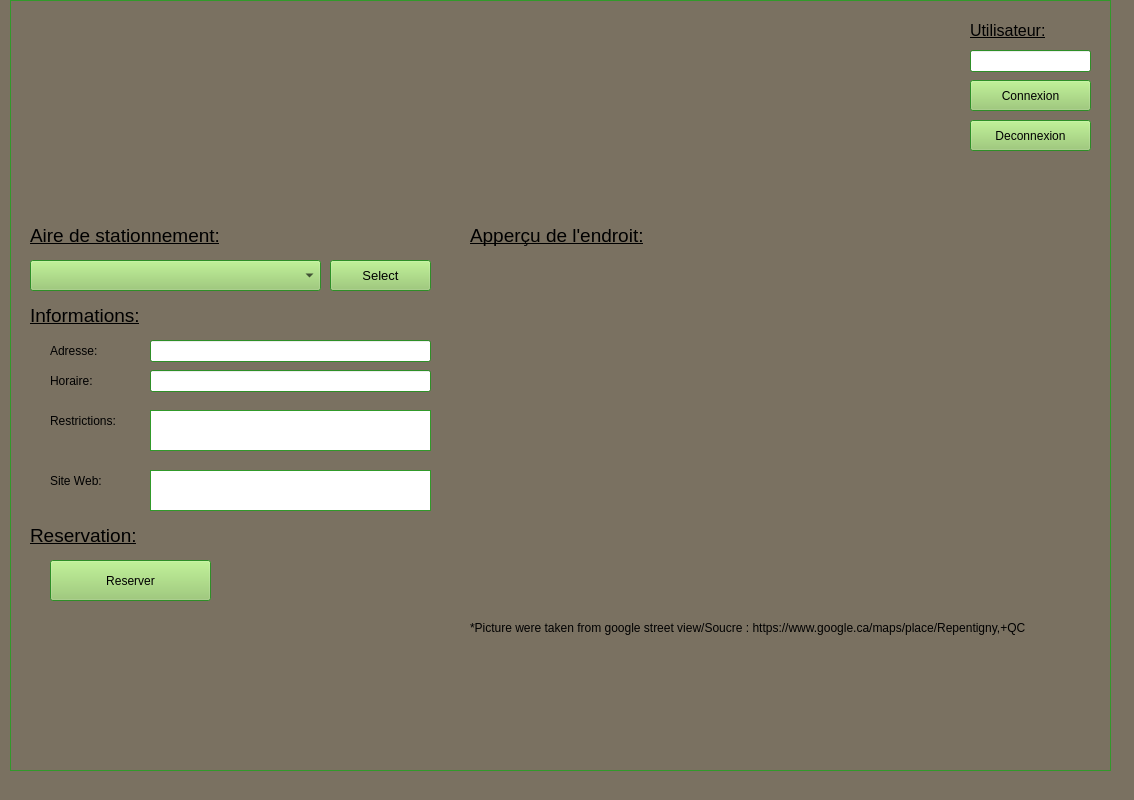
<?xml version="1.0" encoding="UTF-8"?>
<ui version="4.0">
 <class>MainWindow</class>
 <widget class="QMainWindow" name="MainWindow">
  <property name="geometry">
   <rect>
    <x>0</x>
    <y>0</y>
    <width>1134</width>
    <height>800</height>
   </rect>
  </property>
  <property name="palette">
   <palette>
    <active>
     <colorrole role="WindowText">
      <brush brushstyle="SolidPattern">
       <color alpha="255">
        <red>0</red>
        <green>0</green>
        <blue>0</blue>
       </color>
      </brush>
     </colorrole>
     <colorrole role="Button">
      <brush brushstyle="SolidPattern">
       <color alpha="255">
        <red>200</red>
        <green>197</green>
        <blue>199</blue>
       </color>
      </brush>
     </colorrole>
     <colorrole role="Light">
      <brush brushstyle="SolidPattern">
       <color alpha="255">
        <red>255</red>
        <green>255</green>
        <blue>255</blue>
       </color>
      </brush>
     </colorrole>
     <colorrole role="Midlight">
      <brush brushstyle="SolidPattern">
       <color alpha="255">
        <red>255</red>
        <green>255</green>
        <blue>255</blue>
       </color>
      </brush>
     </colorrole>
     <colorrole role="Dark">
      <brush brushstyle="SolidPattern">
       <color alpha="255">
        <red>255</red>
        <green>255</green>
        <blue>255</blue>
       </color>
      </brush>
     </colorrole>
     <colorrole role="Mid">
      <brush brushstyle="SolidPattern">
       <color alpha="255">
        <red>255</red>
        <green>255</green>
        <blue>255</blue>
       </color>
      </brush>
     </colorrole>
     <colorrole role="Text">
      <brush brushstyle="SolidPattern">
       <color alpha="255">
        <red>0</red>
        <green>0</green>
        <blue>0</blue>
       </color>
      </brush>
     </colorrole>
     <colorrole role="BrightText">
      <brush brushstyle="SolidPattern">
       <color alpha="255">
        <red>0</red>
        <green>0</green>
        <blue>0</blue>
       </color>
      </brush>
     </colorrole>
     <colorrole role="ButtonText">
      <brush brushstyle="SolidPattern">
       <color alpha="255">
        <red>0</red>
        <green>0</green>
        <blue>0</blue>
       </color>
      </brush>
     </colorrole>
     <colorrole role="Base">
      <brush brushstyle="SolidPattern">
       <color alpha="255">
        <red>255</red>
        <green>255</green>
        <blue>255</blue>
       </color>
      </brush>
     </colorrole>
     <colorrole role="Window">
      <brush brushstyle="SolidPattern">
       <color alpha="255">
        <red>122</red>
        <green>113</green>
        <blue>97</blue>
       </color>
      </brush>
     </colorrole>
     <colorrole role="Shadow">
      <brush brushstyle="SolidPattern">
       <color alpha="255">
        <red>255</red>
        <green>255</green>
        <blue>255</blue>
       </color>
      </brush>
     </colorrole>
     <colorrole role="Highlight">
      <brush brushstyle="SolidPattern">
       <color alpha="255">
        <red>255</red>
        <green>255</green>
        <blue>255</blue>
       </color>
      </brush>
     </colorrole>
     <colorrole role="HighlightedText">
      <brush brushstyle="SolidPattern">
       <color alpha="255">
        <red>255</red>
        <green>255</green>
        <blue>255</blue>
       </color>
      </brush>
     </colorrole>
     <colorrole role="Link">
      <brush brushstyle="SolidPattern">
       <color alpha="255">
        <red>0</red>
        <green>85</green>
        <blue>255</blue>
       </color>
      </brush>
     </colorrole>
     <colorrole role="LinkVisited">
      <brush brushstyle="SolidPattern">
       <color alpha="255">
        <red>255</red>
        <green>0</green>
        <blue>255</blue>
       </color>
      </brush>
     </colorrole>
     <colorrole role="AlternateBase">
      <brush brushstyle="SolidPattern">
       <color alpha="255">
        <red>138</red>
        <green>247</green>
        <blue>138</blue>
       </color>
      </brush>
     </colorrole>
     <colorrole role="NoRole">
      <brush brushstyle="SolidPattern">
       <color alpha="255">
        <red>255</red>
        <green>255</green>
        <blue>255</blue>
       </color>
      </brush>
     </colorrole>
     <colorrole role="ToolTipBase">
      <brush brushstyle="SolidPattern">
       <color alpha="255">
        <red>255</red>
        <green>255</green>
        <blue>255</blue>
       </color>
      </brush>
     </colorrole>
     <colorrole role="ToolTipText">
      <brush brushstyle="SolidPattern">
       <color alpha="255">
        <red>255</red>
        <green>255</green>
        <blue>255</blue>
       </color>
      </brush>
     </colorrole>
    </active>
    <inactive>
     <colorrole role="WindowText">
      <brush brushstyle="SolidPattern">
       <color alpha="255">
        <red>0</red>
        <green>0</green>
        <blue>0</blue>
       </color>
      </brush>
     </colorrole>
     <colorrole role="Button">
      <brush brushstyle="SolidPattern">
       <color alpha="255">
        <red>200</red>
        <green>197</green>
        <blue>199</blue>
       </color>
      </brush>
     </colorrole>
     <colorrole role="Light">
      <brush brushstyle="SolidPattern">
       <color alpha="255">
        <red>255</red>
        <green>255</green>
        <blue>255</blue>
       </color>
      </brush>
     </colorrole>
     <colorrole role="Midlight">
      <brush brushstyle="SolidPattern">
       <color alpha="255">
        <red>255</red>
        <green>255</green>
        <blue>255</blue>
       </color>
      </brush>
     </colorrole>
     <colorrole role="Dark">
      <brush brushstyle="SolidPattern">
       <color alpha="255">
        <red>255</red>
        <green>255</green>
        <blue>255</blue>
       </color>
      </brush>
     </colorrole>
     <colorrole role="Mid">
      <brush brushstyle="SolidPattern">
       <color alpha="255">
        <red>255</red>
        <green>255</green>
        <blue>255</blue>
       </color>
      </brush>
     </colorrole>
     <colorrole role="Text">
      <brush brushstyle="SolidPattern">
       <color alpha="255">
        <red>0</red>
        <green>0</green>
        <blue>0</blue>
       </color>
      </brush>
     </colorrole>
     <colorrole role="BrightText">
      <brush brushstyle="SolidPattern">
       <color alpha="255">
        <red>0</red>
        <green>0</green>
        <blue>0</blue>
       </color>
      </brush>
     </colorrole>
     <colorrole role="ButtonText">
      <brush brushstyle="SolidPattern">
       <color alpha="255">
        <red>0</red>
        <green>0</green>
        <blue>0</blue>
       </color>
      </brush>
     </colorrole>
     <colorrole role="Base">
      <brush brushstyle="SolidPattern">
       <color alpha="255">
        <red>255</red>
        <green>255</green>
        <blue>255</blue>
       </color>
      </brush>
     </colorrole>
     <colorrole role="Window">
      <brush brushstyle="SolidPattern">
       <color alpha="255">
        <red>122</red>
        <green>113</green>
        <blue>97</blue>
       </color>
      </brush>
     </colorrole>
     <colorrole role="Shadow">
      <brush brushstyle="SolidPattern">
       <color alpha="255">
        <red>255</red>
        <green>255</green>
        <blue>255</blue>
       </color>
      </brush>
     </colorrole>
     <colorrole role="Highlight">
      <brush brushstyle="SolidPattern">
       <color alpha="255">
        <red>255</red>
        <green>255</green>
        <blue>255</blue>
       </color>
      </brush>
     </colorrole>
     <colorrole role="HighlightedText">
      <brush brushstyle="SolidPattern">
       <color alpha="255">
        <red>255</red>
        <green>255</green>
        <blue>255</blue>
       </color>
      </brush>
     </colorrole>
     <colorrole role="Link">
      <brush brushstyle="SolidPattern">
       <color alpha="255">
        <red>0</red>
        <green>85</green>
        <blue>255</blue>
       </color>
      </brush>
     </colorrole>
     <colorrole role="LinkVisited">
      <brush brushstyle="SolidPattern">
       <color alpha="255">
        <red>255</red>
        <green>0</green>
        <blue>255</blue>
       </color>
      </brush>
     </colorrole>
     <colorrole role="AlternateBase">
      <brush brushstyle="SolidPattern">
       <color alpha="255">
        <red>138</red>
        <green>247</green>
        <blue>138</blue>
       </color>
      </brush>
     </colorrole>
     <colorrole role="NoRole">
      <brush brushstyle="SolidPattern">
       <color alpha="255">
        <red>255</red>
        <green>255</green>
        <blue>255</blue>
       </color>
      </brush>
     </colorrole>
     <colorrole role="ToolTipBase">
      <brush brushstyle="SolidPattern">
       <color alpha="255">
        <red>255</red>
        <green>255</green>
        <blue>255</blue>
       </color>
      </brush>
     </colorrole>
     <colorrole role="ToolTipText">
      <brush brushstyle="SolidPattern">
       <color alpha="255">
        <red>255</red>
        <green>255</green>
        <blue>255</blue>
       </color>
      </brush>
     </colorrole>
    </inactive>
    <disabled>
     <colorrole role="WindowText">
      <brush brushstyle="SolidPattern">
       <color alpha="255">
        <red>255</red>
        <green>255</green>
        <blue>255</blue>
       </color>
      </brush>
     </colorrole>
     <colorrole role="Button">
      <brush brushstyle="SolidPattern">
       <color alpha="255">
        <red>200</red>
        <green>197</green>
        <blue>199</blue>
       </color>
      </brush>
     </colorrole>
     <colorrole role="Light">
      <brush brushstyle="SolidPattern">
       <color alpha="255">
        <red>255</red>
        <green>255</green>
        <blue>255</blue>
       </color>
      </brush>
     </colorrole>
     <colorrole role="Midlight">
      <brush brushstyle="SolidPattern">
       <color alpha="255">
        <red>255</red>
        <green>255</green>
        <blue>255</blue>
       </color>
      </brush>
     </colorrole>
     <colorrole role="Dark">
      <brush brushstyle="SolidPattern">
       <color alpha="255">
        <red>255</red>
        <green>255</green>
        <blue>255</blue>
       </color>
      </brush>
     </colorrole>
     <colorrole role="Mid">
      <brush brushstyle="SolidPattern">
       <color alpha="255">
        <red>255</red>
        <green>255</green>
        <blue>255</blue>
       </color>
      </brush>
     </colorrole>
     <colorrole role="Text">
      <brush brushstyle="SolidPattern">
       <color alpha="255">
        <red>255</red>
        <green>255</green>
        <blue>255</blue>
       </color>
      </brush>
     </colorrole>
     <colorrole role="BrightText">
      <brush brushstyle="SolidPattern">
       <color alpha="255">
        <red>0</red>
        <green>0</green>
        <blue>0</blue>
       </color>
      </brush>
     </colorrole>
     <colorrole role="ButtonText">
      <brush brushstyle="SolidPattern">
       <color alpha="255">
        <red>255</red>
        <green>255</green>
        <blue>255</blue>
       </color>
      </brush>
     </colorrole>
     <colorrole role="Base">
      <brush brushstyle="SolidPattern">
       <color alpha="255">
        <red>122</red>
        <green>113</green>
        <blue>97</blue>
       </color>
      </brush>
     </colorrole>
     <colorrole role="Window">
      <brush brushstyle="SolidPattern">
       <color alpha="255">
        <red>122</red>
        <green>113</green>
        <blue>97</blue>
       </color>
      </brush>
     </colorrole>
     <colorrole role="Shadow">
      <brush brushstyle="SolidPattern">
       <color alpha="255">
        <red>255</red>
        <green>255</green>
        <blue>255</blue>
       </color>
      </brush>
     </colorrole>
     <colorrole role="Highlight">
      <brush brushstyle="SolidPattern">
       <color alpha="255">
        <red>0</red>
        <green>170</green>
        <blue>0</blue>
       </color>
      </brush>
     </colorrole>
     <colorrole role="HighlightedText">
      <brush brushstyle="SolidPattern">
       <color alpha="255">
        <red>255</red>
        <green>255</green>
        <blue>255</blue>
       </color>
      </brush>
     </colorrole>
     <colorrole role="Link">
      <brush brushstyle="SolidPattern">
       <color alpha="255">
        <red>0</red>
        <green>85</green>
        <blue>255</blue>
       </color>
      </brush>
     </colorrole>
     <colorrole role="LinkVisited">
      <brush brushstyle="SolidPattern">
       <color alpha="255">
        <red>255</red>
        <green>0</green>
        <blue>255</blue>
       </color>
      </brush>
     </colorrole>
     <colorrole role="AlternateBase">
      <brush brushstyle="SolidPattern">
       <color alpha="255">
        <red>22</red>
        <green>240</green>
        <blue>22</blue>
       </color>
      </brush>
     </colorrole>
     <colorrole role="NoRole">
      <brush brushstyle="SolidPattern">
       <color alpha="255">
        <red>255</red>
        <green>255</green>
        <blue>255</blue>
       </color>
      </brush>
     </colorrole>
     <colorrole role="ToolTipBase">
      <brush brushstyle="SolidPattern">
       <color alpha="255">
        <red>255</red>
        <green>255</green>
        <blue>255</blue>
       </color>
      </brush>
     </colorrole>
     <colorrole role="ToolTipText">
      <brush brushstyle="SolidPattern">
       <color alpha="255">
        <red>255</red>
        <green>255</green>
        <blue>255</blue>
       </color>
      </brush>
     </colorrole>
    </disabled>
   </palette>
  </property>
  <property name="windowTitle">
   <string>MainWindow</string>
  </property>
  <widget class="QWidget" name="centralWidget">
   <widget class="QFrame" name="frame">
    <property name="geometry">
     <rect>
      <x>10</x>
      <y>0</y>
      <width>1101</width>
      <height>771</height>
     </rect>
    </property>
    <property name="palette">
     <palette>
      <active>
       <colorrole role="WindowText">
        <brush brushstyle="SolidPattern">
         <color alpha="255">
          <red>0</red>
          <green>0</green>
          <blue>0</blue>
         </color>
        </brush>
       </colorrole>
       <colorrole role="Button">
        <brush brushstyle="SolidPattern">
         <color alpha="255">
          <red>145</red>
          <green>200</green>
          <blue>102</blue>
         </color>
        </brush>
       </colorrole>
       <colorrole role="Light">
        <brush brushstyle="SolidPattern">
         <color alpha="255">
          <red>210</red>
          <green>255</green>
          <blue>175</blue>
         </color>
        </brush>
       </colorrole>
       <colorrole role="Midlight">
        <brush brushstyle="SolidPattern">
         <color alpha="255">
          <red>177</red>
          <green>227</green>
          <blue>138</blue>
         </color>
        </brush>
       </colorrole>
       <colorrole role="Dark">
        <brush brushstyle="SolidPattern">
         <color alpha="255">
          <red>72</red>
          <green>100</green>
          <blue>51</blue>
         </color>
        </brush>
       </colorrole>
       <colorrole role="Mid">
        <brush brushstyle="SolidPattern">
         <color alpha="255">
          <red>97</red>
          <green>133</green>
          <blue>68</blue>
         </color>
        </brush>
       </colorrole>
       <colorrole role="Text">
        <brush brushstyle="SolidPattern">
         <color alpha="255">
          <red>0</red>
          <green>0</green>
          <blue>0</blue>
         </color>
        </brush>
       </colorrole>
       <colorrole role="BrightText">
        <brush brushstyle="SolidPattern">
         <color alpha="255">
          <red>255</red>
          <green>255</green>
          <blue>255</blue>
         </color>
        </brush>
       </colorrole>
       <colorrole role="ButtonText">
        <brush brushstyle="SolidPattern">
         <color alpha="255">
          <red>0</red>
          <green>0</green>
          <blue>0</blue>
         </color>
        </brush>
       </colorrole>
       <colorrole role="Base">
        <brush brushstyle="SolidPattern">
         <color alpha="255">
          <red>255</red>
          <green>255</green>
          <blue>255</blue>
         </color>
        </brush>
       </colorrole>
       <colorrole role="Window">
        <brush brushstyle="SolidPattern">
         <color alpha="255">
          <red>64</red>
          <green>200</green>
          <blue>54</blue>
         </color>
        </brush>
       </colorrole>
       <colorrole role="Shadow">
        <brush brushstyle="SolidPattern">
         <color alpha="255">
          <red>44</red>
          <green>200</green>
          <blue>54</blue>
         </color>
        </brush>
       </colorrole>
       <colorrole role="AlternateBase">
        <brush brushstyle="SolidPattern">
         <color alpha="255">
          <red>200</red>
          <green>227</green>
          <blue>178</blue>
         </color>
        </brush>
       </colorrole>
       <colorrole role="ToolTipBase">
        <brush brushstyle="SolidPattern">
         <color alpha="255">
          <red>255</red>
          <green>255</green>
          <blue>220</blue>
         </color>
        </brush>
       </colorrole>
       <colorrole role="ToolTipText">
        <brush brushstyle="SolidPattern">
         <color alpha="255">
          <red>0</red>
          <green>0</green>
          <blue>0</blue>
         </color>
        </brush>
       </colorrole>
      </active>
      <inactive>
       <colorrole role="WindowText">
        <brush brushstyle="SolidPattern">
         <color alpha="255">
          <red>0</red>
          <green>0</green>
          <blue>0</blue>
         </color>
        </brush>
       </colorrole>
       <colorrole role="Button">
        <brush brushstyle="SolidPattern">
         <color alpha="255">
          <red>145</red>
          <green>200</green>
          <blue>102</blue>
         </color>
        </brush>
       </colorrole>
       <colorrole role="Light">
        <brush brushstyle="SolidPattern">
         <color alpha="255">
          <red>210</red>
          <green>255</green>
          <blue>175</blue>
         </color>
        </brush>
       </colorrole>
       <colorrole role="Midlight">
        <brush brushstyle="SolidPattern">
         <color alpha="255">
          <red>177</red>
          <green>227</green>
          <blue>138</blue>
         </color>
        </brush>
       </colorrole>
       <colorrole role="Dark">
        <brush brushstyle="SolidPattern">
         <color alpha="255">
          <red>72</red>
          <green>100</green>
          <blue>51</blue>
         </color>
        </brush>
       </colorrole>
       <colorrole role="Mid">
        <brush brushstyle="SolidPattern">
         <color alpha="255">
          <red>97</red>
          <green>133</green>
          <blue>68</blue>
         </color>
        </brush>
       </colorrole>
       <colorrole role="Text">
        <brush brushstyle="SolidPattern">
         <color alpha="255">
          <red>0</red>
          <green>0</green>
          <blue>0</blue>
         </color>
        </brush>
       </colorrole>
       <colorrole role="BrightText">
        <brush brushstyle="SolidPattern">
         <color alpha="255">
          <red>255</red>
          <green>255</green>
          <blue>255</blue>
         </color>
        </brush>
       </colorrole>
       <colorrole role="ButtonText">
        <brush brushstyle="SolidPattern">
         <color alpha="255">
          <red>0</red>
          <green>0</green>
          <blue>0</blue>
         </color>
        </brush>
       </colorrole>
       <colorrole role="Base">
        <brush brushstyle="SolidPattern">
         <color alpha="255">
          <red>255</red>
          <green>255</green>
          <blue>255</blue>
         </color>
        </brush>
       </colorrole>
       <colorrole role="Window">
        <brush brushstyle="SolidPattern">
         <color alpha="255">
          <red>64</red>
          <green>200</green>
          <blue>54</blue>
         </color>
        </brush>
       </colorrole>
       <colorrole role="Shadow">
        <brush brushstyle="SolidPattern">
         <color alpha="255">
          <red>44</red>
          <green>200</green>
          <blue>54</blue>
         </color>
        </brush>
       </colorrole>
       <colorrole role="AlternateBase">
        <brush brushstyle="SolidPattern">
         <color alpha="255">
          <red>200</red>
          <green>227</green>
          <blue>178</blue>
         </color>
        </brush>
       </colorrole>
       <colorrole role="ToolTipBase">
        <brush brushstyle="SolidPattern">
         <color alpha="255">
          <red>255</red>
          <green>255</green>
          <blue>220</blue>
         </color>
        </brush>
       </colorrole>
       <colorrole role="ToolTipText">
        <brush brushstyle="SolidPattern">
         <color alpha="255">
          <red>0</red>
          <green>0</green>
          <blue>0</blue>
         </color>
        </brush>
       </colorrole>
      </inactive>
      <disabled>
       <colorrole role="WindowText">
        <brush brushstyle="SolidPattern">
         <color alpha="255">
          <red>72</red>
          <green>100</green>
          <blue>51</blue>
         </color>
        </brush>
       </colorrole>
       <colorrole role="Button">
        <brush brushstyle="SolidPattern">
         <color alpha="255">
          <red>145</red>
          <green>200</green>
          <blue>102</blue>
         </color>
        </brush>
       </colorrole>
       <colorrole role="Light">
        <brush brushstyle="SolidPattern">
         <color alpha="255">
          <red>210</red>
          <green>255</green>
          <blue>175</blue>
         </color>
        </brush>
       </colorrole>
       <colorrole role="Midlight">
        <brush brushstyle="SolidPattern">
         <color alpha="255">
          <red>177</red>
          <green>227</green>
          <blue>138</blue>
         </color>
        </brush>
       </colorrole>
       <colorrole role="Dark">
        <brush brushstyle="SolidPattern">
         <color alpha="255">
          <red>72</red>
          <green>100</green>
          <blue>51</blue>
         </color>
        </brush>
       </colorrole>
       <colorrole role="Mid">
        <brush brushstyle="SolidPattern">
         <color alpha="255">
          <red>97</red>
          <green>133</green>
          <blue>68</blue>
         </color>
        </brush>
       </colorrole>
       <colorrole role="Text">
        <brush brushstyle="SolidPattern">
         <color alpha="255">
          <red>72</red>
          <green>100</green>
          <blue>51</blue>
         </color>
        </brush>
       </colorrole>
       <colorrole role="BrightText">
        <brush brushstyle="SolidPattern">
         <color alpha="255">
          <red>255</red>
          <green>255</green>
          <blue>255</blue>
         </color>
        </brush>
       </colorrole>
       <colorrole role="ButtonText">
        <brush brushstyle="SolidPattern">
         <color alpha="255">
          <red>72</red>
          <green>100</green>
          <blue>51</blue>
         </color>
        </brush>
       </colorrole>
       <colorrole role="Base">
        <brush brushstyle="SolidPattern">
         <color alpha="255">
          <red>64</red>
          <green>200</green>
          <blue>54</blue>
         </color>
        </brush>
       </colorrole>
       <colorrole role="Window">
        <brush brushstyle="SolidPattern">
         <color alpha="255">
          <red>64</red>
          <green>200</green>
          <blue>54</blue>
         </color>
        </brush>
       </colorrole>
       <colorrole role="Shadow">
        <brush brushstyle="SolidPattern">
         <color alpha="255">
          <red>44</red>
          <green>200</green>
          <blue>54</blue>
         </color>
        </brush>
       </colorrole>
       <colorrole role="AlternateBase">
        <brush brushstyle="SolidPattern">
         <color alpha="255">
          <red>145</red>
          <green>200</green>
          <blue>102</blue>
         </color>
        </brush>
       </colorrole>
       <colorrole role="ToolTipBase">
        <brush brushstyle="SolidPattern">
         <color alpha="255">
          <red>255</red>
          <green>255</green>
          <blue>220</blue>
         </color>
        </brush>
       </colorrole>
       <colorrole role="ToolTipText">
        <brush brushstyle="SolidPattern">
         <color alpha="255">
          <red>0</red>
          <green>0</green>
          <blue>0</blue>
         </color>
        </brush>
       </colorrole>
      </disabled>
     </palette>
    </property>
    <property name="acceptDrops">
     <bool>false</bool>
    </property>
    <property name="frameShape">
     <enum>QFrame::StyledPanel</enum>
    </property>
    <property name="frameShadow">
     <enum>QFrame::Raised</enum>
    </property>
    <widget class="QLabel" name="label">
     <property name="geometry">
      <rect>
       <x>20</x>
       <y>220</y>
       <width>241</width>
       <height>31</height>
      </rect>
     </property>
     <property name="font">
      <font>
       <pointsize>14</pointsize>
       <underline>true</underline>
      </font>
     </property>
     <property name="text">
      <string>Aire de stationnement:</string>
     </property>
    </widget>
    <widget class="QComboBox" name="comboBox">
     <property name="enabled">
      <bool>true</bool>
     </property>
     <property name="geometry">
      <rect>
       <x>20</x>
       <y>260</y>
       <width>291</width>
       <height>31</height>
      </rect>
     </property>
     <property name="editable">
      <bool>false</bool>
     </property>
    </widget>
    <widget class="QLabel" name="label_2">
     <property name="geometry">
      <rect>
       <x>20</x>
       <y>300</y>
       <width>141</width>
       <height>31</height>
      </rect>
     </property>
     <property name="font">
      <font>
       <pointsize>14</pointsize>
       <underline>true</underline>
      </font>
     </property>
     <property name="text">
      <string>Informations:</string>
     </property>
    </widget>
    <widget class="QLabel" name="label_3">
     <property name="geometry">
      <rect>
       <x>40</x>
       <y>340</y>
       <width>61</width>
       <height>21</height>
      </rect>
     </property>
     <property name="font">
      <font>
       <pointsize>9</pointsize>
      </font>
     </property>
     <property name="text">
      <string>Adresse:</string>
     </property>
    </widget>
    <widget class="QLabel" name="label_4">
     <property name="geometry">
      <rect>
       <x>40</x>
       <y>370</y>
       <width>61</width>
       <height>21</height>
      </rect>
     </property>
     <property name="font">
      <font>
       <pointsize>9</pointsize>
      </font>
     </property>
     <property name="text">
      <string>Horaire:</string>
     </property>
    </widget>
    <widget class="QLabel" name="label_5">
     <property name="geometry">
      <rect>
       <x>40</x>
       <y>410</y>
       <width>91</width>
       <height>21</height>
      </rect>
     </property>
     <property name="font">
      <font>
       <pointsize>9</pointsize>
      </font>
     </property>
     <property name="text">
      <string>Restrictions:</string>
     </property>
    </widget>
    <widget class="QLabel" name="label_6">
     <property name="geometry">
      <rect>
       <x>40</x>
       <y>470</y>
       <width>61</width>
       <height>21</height>
      </rect>
     </property>
     <property name="font">
      <font>
       <pointsize>9</pointsize>
      </font>
     </property>
     <property name="text">
      <string>Site Web:</string>
     </property>
    </widget>
    <widget class="QLabel" name="label_7">
     <property name="geometry">
      <rect>
       <x>20</x>
       <y>520</y>
       <width>141</width>
       <height>31</height>
      </rect>
     </property>
     <property name="font">
      <font>
       <pointsize>14</pointsize>
       <underline>true</underline>
      </font>
     </property>
     <property name="text">
      <string>Reservation:</string>
     </property>
    </widget>
    <widget class="QLineEdit" name="lineEdit_Adresse">
     <property name="geometry">
      <rect>
       <x>140</x>
       <y>340</y>
       <width>281</width>
       <height>22</height>
      </rect>
     </property>
     <property name="readOnly">
      <bool>true</bool>
     </property>
    </widget>
    <widget class="QLineEdit" name="lineEdit_Horaire">
     <property name="geometry">
      <rect>
       <x>140</x>
       <y>370</y>
       <width>281</width>
       <height>22</height>
      </rect>
     </property>
     <property name="readOnly">
      <bool>true</bool>
     </property>
    </widget>
    <widget class="QPushButton" name="pushButton_Reservation">
     <property name="geometry">
      <rect>
       <x>40</x>
       <y>560</y>
       <width>161</width>
       <height>41</height>
      </rect>
     </property>
     <property name="font">
      <font>
       <pointsize>9</pointsize>
      </font>
     </property>
     <property name="text">
      <string>Reserver</string>
     </property>
    </widget>
    <widget class="QLabel" name="label_9">
     <property name="geometry">
      <rect>
       <x>460</x>
       <y>220</y>
       <width>221</width>
       <height>31</height>
      </rect>
     </property>
     <property name="font">
      <font>
       <pointsize>14</pointsize>
       <underline>true</underline>
      </font>
     </property>
     <property name="text">
      <string>Apperçu de l'endroit:</string>
     </property>
    </widget>
    <widget class="QLabel" name="label_10">
     <property name="geometry">
      <rect>
       <x>960</x>
       <y>20</y>
       <width>111</width>
       <height>21</height>
      </rect>
     </property>
     <property name="font">
      <font>
       <pointsize>12</pointsize>
       <underline>true</underline>
      </font>
     </property>
     <property name="text">
      <string>Utilisateur:</string>
     </property>
    </widget>
    <widget class="QLineEdit" name="lineEdit_Utilisateur">
     <property name="geometry">
      <rect>
       <x>960</x>
       <y>50</y>
       <width>121</width>
       <height>22</height>
      </rect>
     </property>
     <property name="readOnly">
      <bool>true</bool>
     </property>
    </widget>
    <widget class="QLabel" name="label_repentigny">
     <property name="geometry">
      <rect>
       <x>10</x>
       <y>20</y>
       <width>911</width>
       <height>191</height>
      </rect>
     </property>
     <property name="text">
      <string/>
     </property>
     <property name="pixmap">
      <pixmap>Bandeau_Repentigny.jpg</pixmap>
     </property>
     <property name="scaledContents">
      <bool>true</bool>
     </property>
    </widget>
    <widget class="QLabel" name="label_pub">
     <property name="geometry">
      <rect>
       <x>200</x>
       <y>650</y>
       <width>711</width>
       <height>111</height>
      </rect>
     </property>
     <property name="text">
      <string/>
     </property>
     <property name="pixmap">
      <pixmap>HackPub.png</pixmap>
     </property>
     <property name="scaledContents">
      <bool>true</bool>
     </property>
    </widget>
    <widget class="QPushButton" name="pushButton_Deconnexion">
     <property name="geometry">
      <rect>
       <x>960</x>
       <y>120</y>
       <width>121</width>
       <height>31</height>
      </rect>
     </property>
     <property name="font">
      <font>
       <pointsize>9</pointsize>
      </font>
     </property>
     <property name="text">
      <string>Deconnexion</string>
     </property>
    </widget>
    <widget class="QLabel" name="label_Appercu">
     <property name="geometry">
      <rect>
       <x>460</x>
       <y>260</y>
       <width>581</width>
       <height>351</height>
      </rect>
     </property>
     <property name="text">
      <string/>
     </property>
     <property name="scaledContents">
      <bool>true</bool>
     </property>
    </widget>
    <widget class="QTextEdit" name="textEdit_Restrictions">
     <property name="geometry">
      <rect>
       <x>140</x>
       <y>410</y>
       <width>281</width>
       <height>41</height>
      </rect>
     </property>
     <property name="readOnly">
      <bool>true</bool>
     </property>
    </widget>
    <widget class="QTextEdit" name="textEdit_SiteWeb">
     <property name="geometry">
      <rect>
       <x>140</x>
       <y>470</y>
       <width>281</width>
       <height>41</height>
      </rect>
     </property>
     <property name="readOnly">
      <bool>true</bool>
     </property>
    </widget>
    <widget class="QPushButton" name="pushButton">
     <property name="geometry">
      <rect>
       <x>320</x>
       <y>260</y>
       <width>101</width>
       <height>31</height>
      </rect>
     </property>
     <property name="font">
      <font>
       <pointsize>10</pointsize>
      </font>
     </property>
     <property name="text">
      <string>Select</string>
     </property>
    </widget>
    <widget class="QLabel" name="label_8">
     <property name="geometry">
      <rect>
       <x>460</x>
       <y>620</y>
       <width>621</width>
       <height>16</height>
      </rect>
     </property>
     <property name="font">
      <font>
       <weight>50</weight>
       <bold>false</bold>
      </font>
     </property>
     <property name="text">
      <string>*Picture were taken from google street view/Soucre : https://www.google.ca/maps/place/Repentigny,+QC</string>
     </property>
    </widget>
    <widget class="QPushButton" name="pushButton_2">
     <property name="geometry">
      <rect>
       <x>960</x>
       <y>80</y>
       <width>121</width>
       <height>31</height>
      </rect>
     </property>
     <property name="font">
      <font>
       <pointsize>9</pointsize>
      </font>
     </property>
     <property name="text">
      <string>Connexion</string>
     </property>
    </widget>
   </widget>
  </widget>
 </widget>
 <layoutdefault spacing="6" margin="11"/>
 <resources/>
 <connections/>
</ui>
